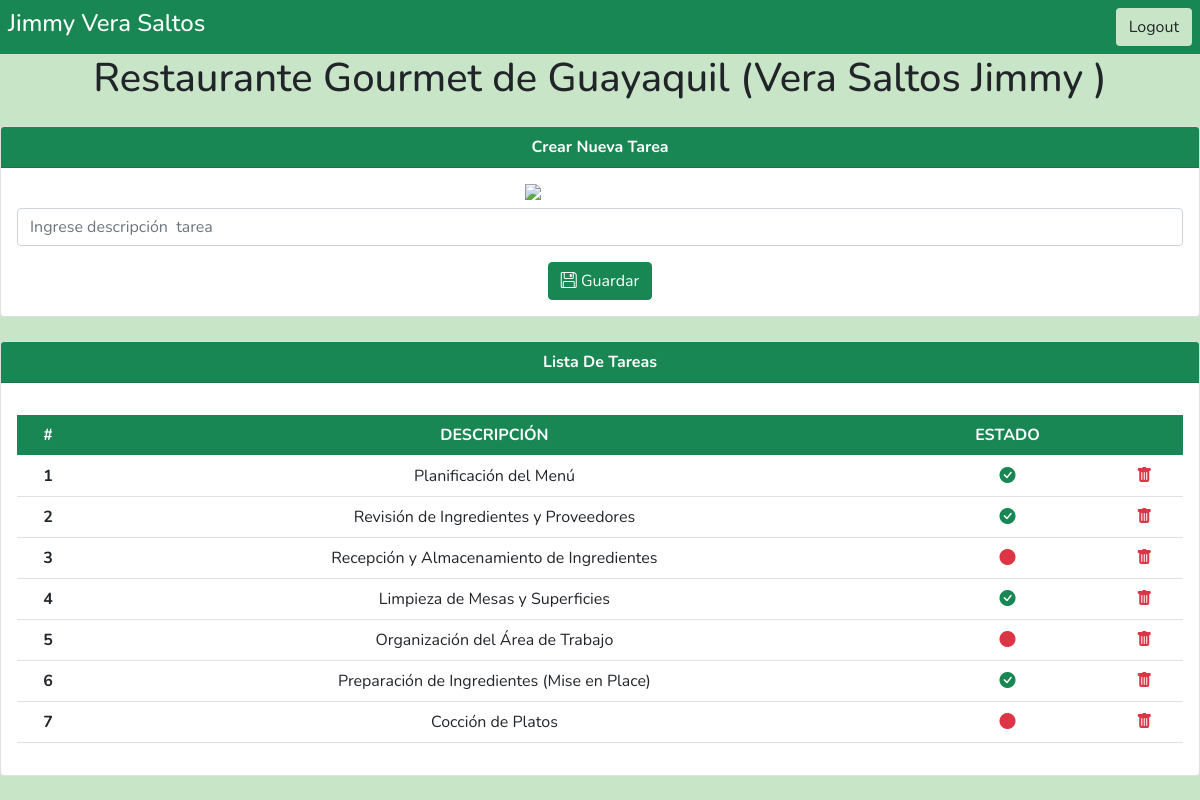
Screenshot of / (signed in) with the database file from the repository.
### scr/Main.py (models this page shows, shortened)
class User(db.Model,UserMixin):
    id = db.Column(db.Integer, autoincrement= True, primary_key=True)
    username =db.Column(db.String(150))
    password =db.Column(db.String(200))
    fullname =db.Column(db.String(180))
    listaTareas = db.relationship('Tarea', backref='user', lazy=True)

class Tarea(db.Model):
    id = db.Column(db.Integer, autoincrement= True, primary_key=True)
    description= db.Column(db.String(200))
    state = db.Column(db.Boolean, default=False)
    userid = db.Column(db.Integer, db.ForeignKey('user.id'), nullable=False)

### scr/Main.py (the view)
@app.route('/')
@login_required
def index():
    listaTareas = Tarea.query.filter_by(userid=current_user.id).all()
    return  render_template('index.html',Tareas=listaTareas, nombreusuario= current_user.fullname)

### scr/Main.py (called while the page is built)
@login_manager_app.user_loader
def load_user(user_id):
    return User.query.get(int(user_id))

### scr/Templates/index.html (shortened to what this page needs)
{% extends "base.html" %}
{% block content %}
<div class="content">
    <div class="d-flex justify-content-between align-items-center bg-success p-2">
        <div class="text-start text-white">
            <h4>{{ nombreusuario }}</h4>
        </div>
        <div class="text-end">
            <a href="/logout" class="btn" style="background-color: #c8e6c7;">Logout</a>
        </div>
    </div>
    <h1 class="animate__animated animate__bounce">Restaurante Gourmet de Guayaquil (Vera Saltos Jimmy )</h1>
    <div class="card mt-4">
        <div class="card-header bg-success text-white text-center fw-bold">
            Crear Nueva Tarea
        </div>
        <div class="card-body">
            <form action="/agregar" method="post">
                <img src="https://www.managementgourmet.com/wp-content/uploads/2019/02/RUYA-NEW-3-1080x675.jpg"  class="d-block mx-auto" style="width: 150px;">
                <input class="form-control mt-2" name="description" type="text" placeholder="Ingrese descripción  tarea" value="{{ request.form.description }}">
                <center>
                    <button class="btn btn-success text-white mt-3" type="submit"> <i class="bi bi-floppy"></i> Guardar </button>
                </center>
            </form>
        </div>
    </div>
    <div class="card mt-4 mb-4">
        <div class="card-header bg-success text-white text-center fw-bold">
            Lista De Tareas
        </div>
        <div class="card-body">
            <table class="table mt-3 fs-6">
                <thead class="bg-success text-white">
                    <tr>
                        <th scope="col">#</th>
                        <th scope="col">DESCRIPCIÓN</th>
                        <th scope="col">ESTADO</th>
                        <th scope="col"></th>
                    </tr>
                </thead>
                <tbody>
                    {% for tarea in Tareas%}
                    <tr>
                        <th scope="row">{{tarea.id}}</th>
                        <td>{{tarea.description}}</td>
                        <td>
                            {% if tarea.state %}
                            <a href="/actualizar/{{tarea.id}}">
                                <i class="bi bi-check-circle-fill text-success"></i>
                            </a>
                            {% else %}
                            <a href="/actualizar/{{tarea.id}}">
                                <i class="bi bi-circle-fill text-danger"></i>
                            </a>
                            {% endif %}
                        </td>
                        <td>
                            <a href="/eliminar/{{tarea.id}}">
                                <i class="bi bi-trash-fill text-danger"></i>
                            </a>
                        </td>
                    </tr>
                    {% endfor %}
                </tbody>
            </table>
        </div>
    </div>
</div>
{% endblock %}

### scr/Templates/base.html (shortened to what this page needs)
<!DOCTYPE html>
<html lang="es">
<head>
    <link href="https://cdn.jsdelivr.net/npm/bootstrap@5.0.2/dist/css/bootstrap.min.css" rel="stylesheet"
>
    <link rel="stylesheet" href="https://cdn.jsdelivr.net/npm/bootstrap-icons@1.11.3/font/bootstrap-icons.min.css">
    <link rel="stylesheet" href="https://cdnjs.cloudflare.com/ajax/libs/animate.css/4.1.1/animate.min.css"/>
    <link rel="stylesheet" href="{{ url_for('static', filename='css/style.css') }}">
</head>
<body class="text-center" style="background-color: #c8e6c7;">
    {% block content %}
    {% endblock %}
</body>
</html>

### scr/static/css/style.css (style rules this page uses)
* { margin: 0; padding: 0; box-sizing: border-box; font-family: 'Nunito', sans-serif; }

### rows the page displays
User: fullname "Jimmy Vera Saltos"
Tarea: id "1", description "Planificación del Menú"
Tarea: id "2", description "Revisión de Ingredientes y Proveedores"
Tarea: id "3", description "Recepción y Almacenamiento de Ingredientes"
Tarea: id "4", description "Limpieza de Mesas y Superficies"
Tarea: id "5", description "Organización del Área de Trabajo"
Tarea: id "6", description "Preparación de Ingredientes (Mise en Place)"
Tarea: id "7", description "Cocción de Platos"
